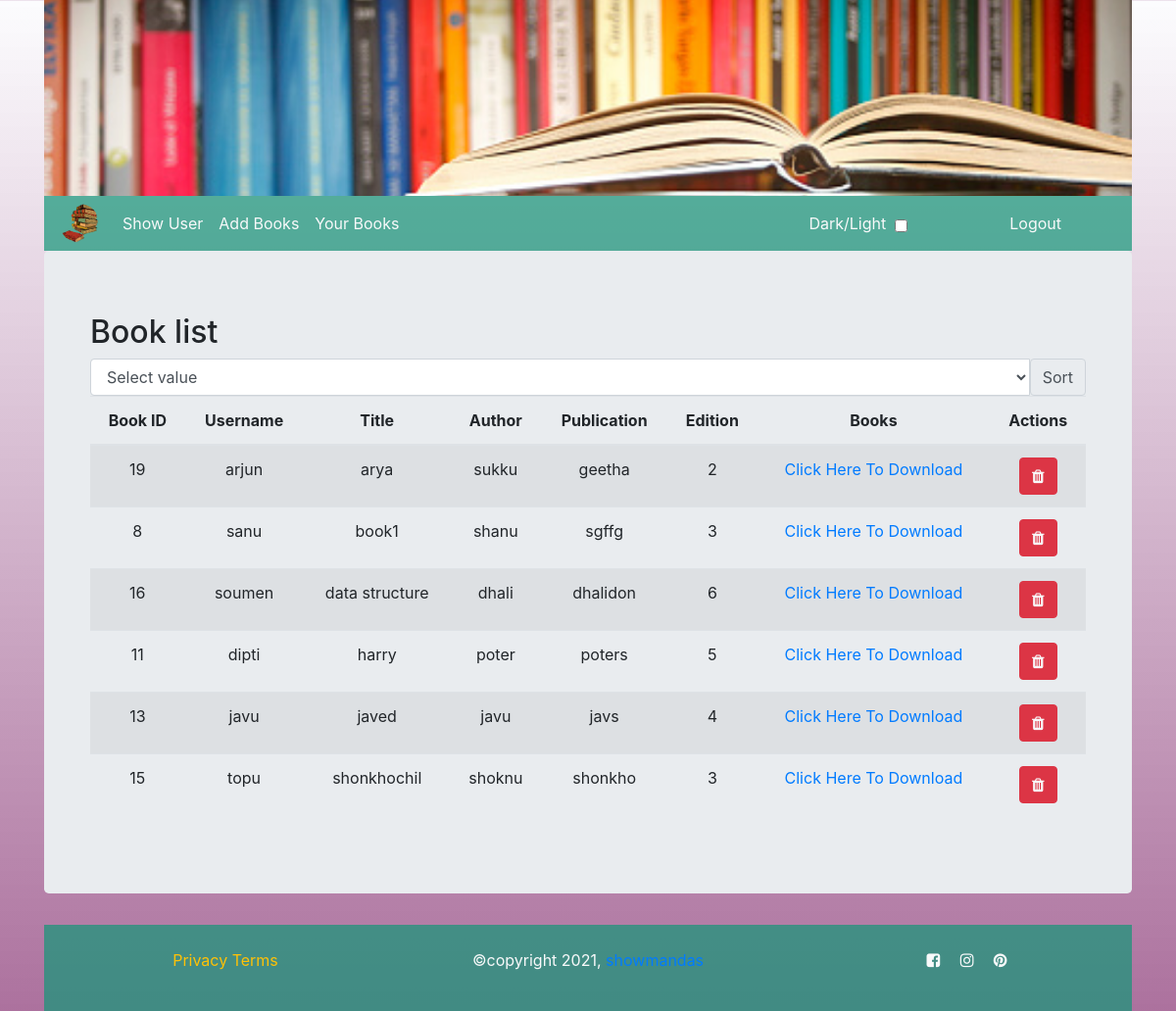
/admin/index.php (signed in), run on the app's committed database.
### tables this page shows
CREATE TABLE `booklists` (
  `id` int(11) NOT NULL,
  `username` varchar(255) NOT NULL,
  `title` varchar(255) NOT NULL,
  `author` varchar(255) NOT NULL,
  `publication` varchar(255) NOT NULL,
  `edition` varchar(255) NOT NULL,
  `files` varchar(255) NOT NULL
);

### admin/index.php (the view, shortened to what this page needs)
<!DOCTYPE html>
<html lang="en">
<head>
    <link rel="stylesheet" href="https://maxcdn.bootstrapcdn.com/bootstrap/4.5.2/css/bootstrap.min.css">
<link rel="stylesheet" href="https://cdnjs.cloudflare.com/ajax/libs/font-awesome/4.7.0/css/font-awesome.min.css" />
<link rel="stylesheet" href="css/style.css">
</head>
<body style="background-image:linear-gradient(to bottom, rgba(245, 246, 252, 0.3), rgba(117, 19, 93, 0.6)),
    url('../images/bgimg.jpg');background-position:center;">
<div class="wrapper container">
  <?php
  include 'header.php';
  ?>
<?php
include 'nav.php';
?>
<div class="jumbotron">
<div class="container table-responsive-sm">
  <h2>Book list</h2>
<form action="" method="get">
<div class="input-group">
  <select name="sort_alphabet" class="form-control">
  <option value="">Select value</option>
  </select>
<button type='submit' class="input-group-text btn btn-primary">Sort</button>
  </div>
</form>
  <table class="table table-striped table-hover text-center">
    <thead>
      <tr>
      <th>Book ID</th>
      <th>Username</th>
        <th>Title</th>
        <th>Author</th>
        <th>Publication</th>
        <th>Edition</th>
        <th>Books</th>
        <th colspan="2">Actions</th>
      </tr>
    </thead>
    <tbody>
    <?php
include "dbcon.php";
$sort_option="";
$sortquery="select * from booklists order by title $sort_option";
$q_run=mysqli_query($con,$sortquery);
if(mysqli_num_rows($q_run)>0){
  while($resShow=mysqli_fetch_array($q_run)){
    ?>
          <tr>
            <td><?php echo $resShow['id'];?></td>
            <td><?php echo $resShow['username'];?></td>
            <td><?php echo $resShow['title'];?></td>
            <td><?php echo $resShow['author'];?></td>
            <td><?php echo $resShow['publication'];?></td>
            <td><?php echo $resShow['edition'];?></td>
            <td><a href="download.php?file=pdf/.<?php echo $resShow['files']; ?>" name="download">Click Here To Download</a>
            <td> <a href="delete.php?id=<?php echo $resShow['id'];?>" class="btn btn-danger text-light"><i class="fa fa-trash" aria-hidden="true"></i>
           </a> </td>
           </tr>
      <?php
       }
}else{
  ?>
  <script>
alert("No record found");
  </script>
  <?php
}
  ?>
  </table>
</div>
</div>
<?php
include 'footer.php';
?>
</div>
</body>
</html>

### admin/header.php (shortened to what this page needs)
<!DOCTYPE html>
<html lang="en">
<head>
<link rel="stylesheet" href="https://maxcdn.bootstrapcdn.com/bootstrap/4.5.2/css/bootstrap.min.css">
<link rel="stylesheet" href="https://cdnjs.cloudflare.com/ajax/libs/font-awesome/4.7.0/css/font-awesome.min.css" />
<link rel="stylesheet" href="css/style.css">
</head>
<body>
<img src="../images/adminheader.jpg" alt="headerimage" class="headerimg">
</body>
</html>

### admin/nav.php (shortened to what this page needs)
<nav class="navbar navbar-expand-md navbar-dark" style=" background: rgba(20,150,120,0.7);">
  <a class="navbar-brand p-0" href="index.php">
  <img src="../images/logo.png" alt="logo pic" class="rounded-circle" style="width: 40px">
  </a>
  <div class="collapse navbar-collapse" id="collapsibleNavbar">
    <ul class="navbar-nav">
<li class="nav-item">
<a href="usershow.php" class="nav-link text-light">Show  User</a>
</li>
<li class="nav-item">
<a href="addbook.php" class="nav-link text-light">Add Books</a>
</li>
<li class="nav-item">
<a href="yourBooks.php" class="nav-link text-light">Your Books</a>
</li>
    </ul>
   <ul class="navbar-nav ml-auto px-5">
   <li class="nav-item text-light">
      <div class="input-group input-group-sm mt-2">
    <span class="input-text">Dark/Light</span>&nbsp;&nbsp;
  <input type="checkbox" class="my-2" id="selector">
</div>
      </li>
    <li class="nav-item ml-5 text-light">
        <a class="nav-link text-light" href="logout.php">Logout</a>
      </li>
    </ul>
  </div>
</nav>

### admin/footer.php (shortened to what this page needs)
<!DOCTYPE html>
<html lang="en">
<head>
<link rel="stylesheet" href="https://maxcdn.bootstrapcdn.com/bootstrap/4.5.2/css/bootstrap.min.css">
<link rel="stylesheet" href="https://cdnjs.cloudflare.com/ajax/libs/font-awesome/4.7.0/css/font-awesome.min.css" />
</head>
<body>
<div class="footer container" style="background: rgba(20,150,120,0.7);">
<div class="row text-center">
<div class="col-lg-4 otherlinks  py-4 p-4">
<a href="#" class="text-warning">Privacy</a>
<a href="#" class="text-warning">Terms</a>
</div>
<div class="col-lg-4 copyright px-5 py-4">
<p class="text-center text-light">&copy;copyright <?php echo date('Y');?>, <a href="#">showmandas</a></p>
</div>
<div class="socialmedia col-lg-4 py-4 pl-5">
<a href="#" class="p-2 text-light"> <i class="fa fa-facebook-square"></i> </a>
<a href="#" class="p-2 text-light"> <i class="fa fa-instagram"></i> </a>
<a href="#" class="p-2 text-light"> <i class="fa fa-pinterest"></i> </a>
</div>
</div>
</div>
</body>
</html>

### css/style.css (style rules this page uses)
* { margin: 0; padding: 0; box-sizing: border-box; }

### admin/header.php (style rules this page uses)
.headerimg { width:100%; height:200px; object-fit: cover; }

### data on the page
booklists: id "19", username "arjun", title "arya", author "sukku", publication "geetha", edition "2"
booklists: id "8", username "sanu", title "book1", author "shanu", publication "sgffg", edition "3"
booklists: id "16", username "soumen", title "data structure", author "dhali", publication "dhalidon", edition "6"
booklists: id "11", username "dipti", title "harry", author "poter", publication "poters", edition "5"
booklists: id "13", username "javu", title "javed", author "javu", publication "javs", edition "4"
booklists: id "15", username "topu", title "shonkhochil", author "shoknu", publication "shonkho", edition "3"
